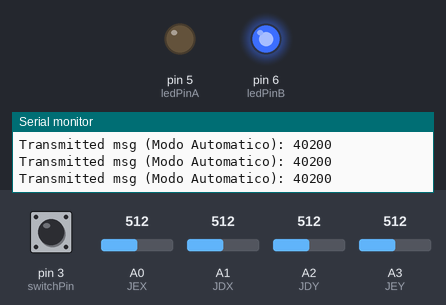
The sketch below on a simulated Arduino Uno, built with avr-gcc and run on an emulated ATmega328P. Parts: output pins drawn as LEDs (lit = HIGH), the last lines printed to the serial monitor. The inputs (shaded band) are chosen by the test bench; at power-on: pin 3 (switchPin) HIGH, A0 (JEX) = 512, A1 (JDX) = 512, A2 (JDY) = 512, A3 (JEY) = 512. No radio packets arrive unless stated.

Above: at 1.2 s.
1.3 s: pin 3 (switchPin) pulled LOW for 0.15 s
At 1.7 s:
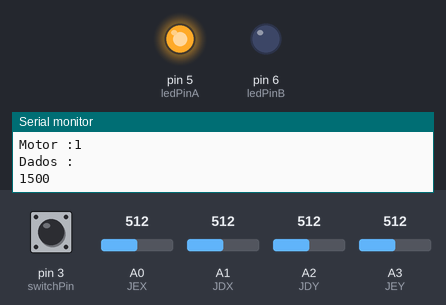
4.4 s: pin 3 (switchPin) pulled LOW for 1 s
At 8.35 s:
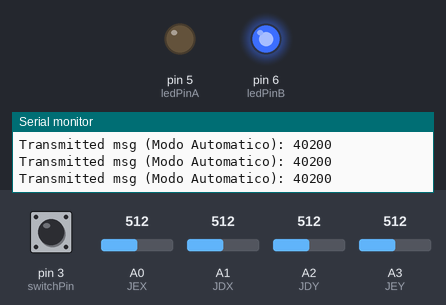
8.4 s: pin 3 (switchPin) pulsed LOW 2 times (0.12 s each, 0.3 s apart)
At 8.7 s:
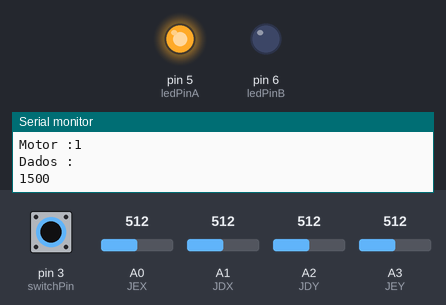
12.0 s: pin 3 (switchPin) pulled LOW for 3.2 s
At 16.6 s:
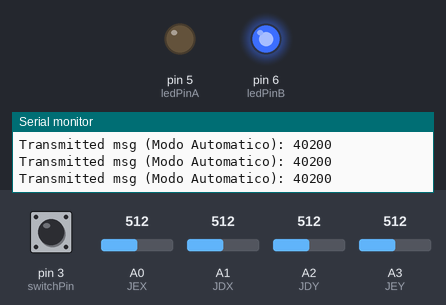
16.9 s: pin 3 (switchPin) driven LOW
At 18.2 s:
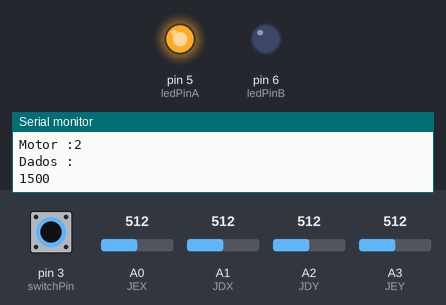
Timing chart, 0 to 19.9 s (numbered marks = the images above; inputs shaded):
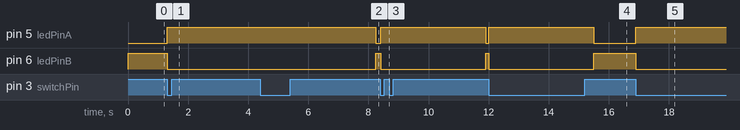

The sketch:

USV_EMISSOR.ino
```cpp
//Adding Libraries
#include <SPI.h>       // to handle the communication interface with the modem
#include <nRF24L01.h>  // to handle this particular modem driver
#include <RF24.h>      // the library which helps us to control the radio modem

//Variáveis

//Rádio
RF24 radio(9, 10);                // Creating instance 'radio'  ( CE , CSN )   CE -> D9 | CSN -> D10
const byte Address[6] = "00001";  // Address to which data to be transmitted

// Fazer teste através do serial monitor
char msg, buffer[5];
int NBytes;

// Entradas e Saídas
const int switchPin = 3;            // O Switch que indica se está no modo Autonomo/Controlado
const int ledPinA = 5, ledPinB = 6; // Os LED's
const int JEY = A3, JEX = A0; // JEY - JoyStick Esquerdo Y
const int JDY = A2, JDX = A1; // JDY - JoyStick Direita Y

// para guardar os valores do JoyStick
int Valor_JEY, Valor_JEX, Valor_JDY, Valor_JDX;
uint16_t mensagem; // Valor enviado via radio~
int m1, m2, m3;

// Switch
int switchState = 0;

void setup() {

    // Inicialização do Switch (Auto/Control)
  pinMode(switchPin, INPUT_PULLUP);

  //Inicialização dos LED's
  pinMode(ledPinA, OUTPUT);
  pinMode(ledPinB, OUTPUT);
  // Indicar que está ligado com os LED's
  digitalWrite(ledPinA, LOW);
  digitalWrite(ledPinB, HIGH);

  // Rádio
  Serial.begin(19200);
  radio.begin();                   // Activate the modem
  radio.openWritingPipe(Address);  // Sets the address of transmitter to which program will send the data
  radio.setPALevel(RF24_PA_MIN);
  radio.stopListening();

  pinMode(JEY, INPUT); // JoyStick Esquerdo Y
  pinMode(JEX, INPUT); // JoyStick Esquerdo X
  pinMode(JDY, INPUT); // JoyStick Direito Y
  pinMode(JDX, INPUT); // JoyStick Direito X
}

//Função para obter os valores do joystick de x
int obterValor(int joyStick, int eixo){
  int valor = 0;
  int x, y = 0;

  valor = analogRead(joyStick);

  // Fazer verificação se está no meio
  if ((valor > 515) && (valor < 525)) {

    valor = 512;
  }

  // Conversão - Uso o 1 para identificar que quer obter o valor de Y e 2 para o X
  if(eixo == 1){
    valor = map(valor, 0, 1023, 200, -200); // Y
  }
  else if(eixo == 2){
    valor = map(valor, 0, 1023, 1800, 1200); // X
  }
  else {
    valor = 0; // Não existe
  }

  return valor;
}

int mandarValor(int motor, int x , int y){

  // Variável
  int dados = 0;      // Dados para fazer as contas
  int ultimoDado = 0; // Dados que serão enviados para o recetor

  //Casos
  if(motor == 1){

    dados =  x - y;

    if(y > 170 && x < 1600 && x > 1400){
      dados = 1300;
    }
    else if(y < -170 && x < 1600 && x > 1400){
      dados = 1700;
    }

    ultimoDado = 10000 + dados;

  }
  else if(motor == 2) {

    dados = x - y;

    if(y > 170 && x < 1600 && x > 1400){
      dados = 1700;
    }
    else if(y < -170 && x < 1600 && x > 1400){
      dados = 1300;
    }

    ultimoDado = 20000 + dados;

  }
  else if(motor == 3){

    dados = x;
    ultimoDado = 30000 + dados;

  }
  else{
    ultimoDado = 0;
  }

  //Print
  Serial.print("Motor :");
  Serial.println(motor);
  Serial.println("Dados :");
  Serial.println(dados);
  /*Serial.println("X :");
  Serial.println(x);
  Serial.println("Y :");
  Serial.println(y);*/
  delay(1000);

  return ultimoDado;
}

//Função para obter os valores do joystick de x

void loop() {

  switchState = digitalRead(switchPin);

  if (switchState == LOW) {
    digitalWrite(ledPinA, HIGH);
    digitalWrite(ledPinB, LOW);

    //Enviar os dados para recetor sovre o LED
    mensagem = 40100;
    radio.write(&mensagem, sizeof(mensagem));  // Sending data over NRF 24L01
    Serial.print("Transmitted msg (Modo Manual): ");
    Serial.println(mensagem);

    // Obter os Valores do JoyStick
    Valor_JEY = obterValor(JEY, 1);
    Valor_JEX = obterValor(JEX, 2);
    Valor_JDY = obterValor(JDY, 1);
    Valor_JDX = obterValor(JDX, 2);

    // Mandar os valores para           || Caso queiras ler os valores coloca os delays e tira o comentário dos print's na função
    m1 = mandarValor(1, Valor_JDX, Valor_JDY);
    //delay(1000);
    m2 = mandarValor(2, Valor_JDX, Valor_JDY);
    //delay(1000);
    m3 = mandarValor(3, Valor_JEX, Valor_JEY);
    //delay(1000);
    //mandarValor(4, Valor_JEX, Valor_JEY)

    // mandar para recetor
    radio.write(&m1, sizeof(m1)); // Mandar a mensagem para o recetor
    radio.write(&m2, sizeof(m2)); // Mandar a mensagem para o recetor
    radio.write(&m3, sizeof(m3)); // Mandar a mensagem para o recetor

    if (Serial.available()) {

      msg = Serial.read();

      if (msg == 'A') {

        NBytes = Serial.readBytesUntil('\r\n', buffer, 5);

        mensagem = 10000 + atoi(buffer);

        radio.write(&mensagem, sizeof(mensagem));  // Sending data over NRF 24L01
        Serial.print("Transmitted msg : ");
        Serial.println(mensagem);

        Serial.print("msg_A (valor1): ");
        Serial.println(mensagem - 10000);
        Serial.println("----------------------");
      }

      if (msg == 'B') {

        NBytes = Serial.readBytesUntil('\r\n', buffer, 5);

        mensagem = 20000 + atoi(buffer);

        radio.write(&mensagem, sizeof(mensagem));  // Sending data over NRF 24L01
        Serial.print("Transmitted msg : ");
        Serial.println(mensagem);

        Serial.print("msg_B (valor2): ");
        Serial.println(mensagem - 20000);
        Serial.println("----------------------");
      }
    }
    delay(450);

  } else {

    digitalWrite(ledPinA, LOW);
    digitalWrite(ledPinB, HIGH);

    mensagem = 40200;
    radio.write(&mensagem, sizeof(mensagem));  // Sending data over NRF 24L01
    Serial.print("Transmitted msg (Modo Automatico): ");
    Serial.println(mensagem);
  }

}
```

Measured:
- after the input at 1.3 s, pin 5 (ledPinA): LOW → HIGH at once; pin 6 (ledPinB): HIGH → LOW at once
- after the input at 4.4 s, pin 5 (ledPinA): HIGH → LOW after 3.9 s instead of 0.39 s; pin 6 (ledPinB): LOW → HIGH after 3.9 s instead of 0.39 s
- after the input at 8.4 s, pin 5 (ledPinA): LOW → HIGH at once, → LOW 3.5 s later; pin 6 (ledPinB): HIGH → LOW at once, → HIGH 3.5 s later
- after the input at 12.0 s, pin 5 (ledPinA): LOW → HIGH at once, → LOW 3.5 s later; pin 6 (ledPinB): HIGH → LOW at once, → HIGH 3.5 s later
- after the input at 16.9 s, pin 5 (ledPinA): LOW → HIGH at once; pin 6 (ledPinB): HIGH → LOW at once
